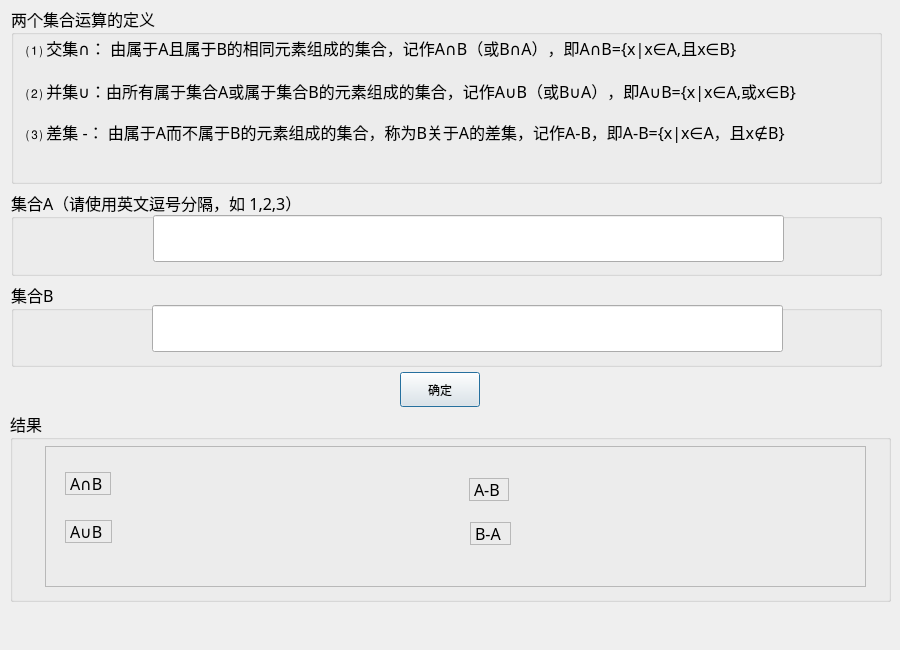
<?xml version="1.0" encoding="UTF-8"?>
<ui version="4.0">
 <class>ModuleThreeDialog</class>
 <widget class="QDialog" name="ModuleThreeDialog">
  <property name="geometry">
   <rect>
    <x>0</x>
    <y>0</y>
    <width>900</width>
    <height>650</height>
   </rect>
  </property>
  <property name="minimumSize">
   <size>
    <width>900</width>
    <height>650</height>
   </size>
  </property>
  <property name="maximumSize">
   <size>
    <width>900</width>
    <height>650</height>
   </size>
  </property>
  <property name="windowTitle">
   <string>求两个集合的各种运算</string>
  </property>
  <widget class="QGroupBox" name="groupBox_3">
   <property name="geometry">
    <rect>
     <x>10</x>
     <y>411</y>
     <width>881</width>
     <height>191</height>
    </rect>
   </property>
   <property name="font">
    <font>
     <family>微软雅黑</family>
     <pointsize>12</pointsize>
    </font>
   </property>
   <property name="title">
    <string>结果</string>
   </property>
   <widget class="QFrame" name="frame">
    <property name="geometry">
     <rect>
      <x>35</x>
      <y>35</y>
      <width>821</width>
      <height>141</height>
     </rect>
    </property>
    <property name="frameShape">
     <enum>QFrame::StyledPanel</enum>
    </property>
    <property name="frameShadow">
     <enum>QFrame::Sunken</enum>
    </property>
    <widget class="QLabel" name="label_4">
     <property name="geometry">
      <rect>
       <x>20</x>
       <y>26</y>
       <width>46</width>
       <height>23</height>
      </rect>
     </property>
     <property name="frameShape">
      <enum>QFrame::StyledPanel</enum>
     </property>
     <property name="frameShadow">
      <enum>QFrame::Sunken</enum>
     </property>
     <property name="text">
      <string>A∩B</string>
     </property>
    </widget>
    <widget class="QLabel" name="label_5">
     <property name="geometry">
      <rect>
       <x>20</x>
       <y>74</y>
       <width>47</width>
       <height>23</height>
      </rect>
     </property>
     <property name="frameShape">
      <enum>QFrame::StyledPanel</enum>
     </property>
     <property name="frameShadow">
      <enum>QFrame::Sunken</enum>
     </property>
     <property name="text">
      <string>A∪B</string>
     </property>
    </widget>
    <widget class="QLabel" name="label_6">
     <property name="geometry">
      <rect>
       <x>424</x>
       <y>32</y>
       <width>40</width>
       <height>23</height>
      </rect>
     </property>
     <property name="frameShape">
      <enum>QFrame::StyledPanel</enum>
     </property>
     <property name="frameShadow">
      <enum>QFrame::Sunken</enum>
     </property>
     <property name="text">
      <string>A-B</string>
     </property>
    </widget>
    <widget class="QLabel" name="label_7">
     <property name="geometry">
      <rect>
       <x>425</x>
       <y>76</y>
       <width>41</width>
       <height>23</height>
      </rect>
     </property>
     <property name="frameShape">
      <enum>QFrame::StyledPanel</enum>
     </property>
     <property name="frameShadow">
      <enum>QFrame::Sunken</enum>
     </property>
     <property name="text">
      <string>B-A</string>
     </property>
    </widget>
    <widget class="QWidget" name="">
     <property name="geometry">
      <rect>
       <x>80</x>
       <y>16</y>
       <width>281</width>
       <height>91</height>
      </rect>
     </property>
     <layout class="QVBoxLayout" name="verticalLayout_5">
      <item>
       <widget class="QLabel" name="intersectLabel">
        <property name="font">
         <font>
          <family>Segoe UI</family>
          <pointsize>13</pointsize>
         </font>
        </property>
        <property name="cursor">
         <cursorShape>ArrowCursor</cursorShape>
        </property>
        <property name="text">
         <string/>
        </property>
        <property name="alignment">
         <set>Qt::AlignLeading|Qt::AlignLeft|Qt::AlignVCenter</set>
        </property>
       </widget>
      </item>
      <item>
       <widget class="QLabel" name="mergeLabel">
        <property name="font">
         <font>
          <family>Segoe UI</family>
          <pointsize>13</pointsize>
         </font>
        </property>
        <property name="cursor">
         <cursorShape>ArrowCursor</cursorShape>
        </property>
        <property name="text">
         <string/>
        </property>
        <property name="alignment">
         <set>Qt::AlignLeading|Qt::AlignLeft|Qt::AlignVCenter</set>
        </property>
       </widget>
      </item>
     </layout>
    </widget>
    <widget class="QWidget" name="">
     <property name="geometry">
      <rect>
       <x>487</x>
       <y>19</y>
       <width>281</width>
       <height>91</height>
      </rect>
     </property>
     <layout class="QVBoxLayout" name="verticalLayout_7">
      <item>
       <widget class="QLabel" name="diffALabel">
        <property name="font">
         <font>
          <family>Segoe UI</family>
          <pointsize>13</pointsize>
         </font>
        </property>
        <property name="cursor">
         <cursorShape>ArrowCursor</cursorShape>
        </property>
        <property name="text">
         <string/>
        </property>
        <property name="alignment">
         <set>Qt::AlignLeading|Qt::AlignLeft|Qt::AlignVCenter</set>
        </property>
       </widget>
      </item>
      <item>
       <widget class="QLabel" name="diffBLabel">
        <property name="font">
         <font>
          <family>Segoe UI</family>
          <pointsize>13</pointsize>
         </font>
        </property>
        <property name="cursor">
         <cursorShape>ArrowCursor</cursorShape>
        </property>
        <property name="text">
         <string/>
        </property>
        <property name="alignment">
         <set>Qt::AlignLeading|Qt::AlignLeft|Qt::AlignVCenter</set>
        </property>
       </widget>
      </item>
     </layout>
    </widget>
   </widget>
  </widget>
  <widget class="QPushButton" name="okButton">
   <property name="geometry">
    <rect>
     <x>400</x>
     <y>372</y>
     <width>80</width>
     <height>35</height>
    </rect>
   </property>
   <property name="minimumSize">
    <size>
     <width>80</width>
     <height>35</height>
    </size>
   </property>
   <property name="maximumSize">
    <size>
     <width>16777215</width>
     <height>30</height>
    </size>
   </property>
   <property name="text">
    <string>确定</string>
   </property>
  </widget>
  <widget class="QWidget" name="">
   <property name="geometry">
    <rect>
     <x>11</x>
     <y>6</y>
     <width>871</width>
     <height>361</height>
    </rect>
   </property>
   <layout class="QVBoxLayout" name="verticalLayout_3">
    <item>
     <widget class="QGroupBox" name="groupBox">
      <property name="font">
       <font>
        <family>微软雅黑</family>
        <pointsize>12</pointsize>
       </font>
      </property>
      <property name="cursor">
       <cursorShape>OpenHandCursor</cursorShape>
      </property>
      <property name="title">
       <string>两个集合运算的定义</string>
      </property>
      <property name="flat">
       <bool>false</bool>
      </property>
      <property name="checkable">
       <bool>false</bool>
      </property>
      <widget class="QWidget" name="layoutWidget">
       <property name="geometry">
        <rect>
         <x>15</x>
         <y>24</y>
         <width>1201</width>
         <height>121</height>
        </rect>
       </property>
       <layout class="QVBoxLayout" name="verticalLayout_2">
        <item>
         <widget class="QLabel" name="label">
          <property name="font">
           <font>
            <family>微软雅黑</family>
           </font>
          </property>
          <property name="frameShape">
           <enum>QFrame::NoFrame</enum>
          </property>
          <property name="frameShadow">
           <enum>QFrame::Plain</enum>
          </property>
          <property name="text">
           <string>⑴ 交集∩： 由属于A且属于B的相同元素组成的集合，记作A∩B（或B∩A），即A∩B={x|x∈A,且x∈B}</string>
          </property>
         </widget>
        </item>
        <item>
         <widget class="QLabel" name="label_2">
          <property name="text">
           <string>⑵ 并集∪：由所有属于集合A或属于集合B的元素组成的集合，记作A∪B（或B∪A），即A∪B={x|x∈A,或x∈B}</string>
          </property>
          <property name="textFormat">
           <enum>Qt::PlainText</enum>
          </property>
         </widget>
        </item>
        <item>
         <widget class="QLabel" name="label_3">
          <property name="text">
           <string>⑶ 差集 -： 由属于A而不属于B的元素组成的集合，称为B关于A的差集，记作A-B，即A-B={x|x∈A，且x∉B}</string>
          </property>
          <property name="textFormat">
           <enum>Qt::RichText</enum>
          </property>
         </widget>
        </item>
       </layout>
      </widget>
     </widget>
    </item>
    <item>
     <layout class="QVBoxLayout" name="verticalLayout">
      <item>
       <widget class="QGroupBox" name="groupBox_2">
        <property name="font">
         <font>
          <family>微软雅黑</family>
          <pointsize>12</pointsize>
         </font>
        </property>
        <property name="title">
         <string>集合A（请使用英文逗号分隔，如 1,2,3）</string>
        </property>
        <widget class="QLineEdit" name="setALineEdit">
         <property name="geometry">
          <rect>
           <x>142</x>
           <y>25</y>
           <width>631</width>
           <height>47</height>
          </rect>
         </property>
         <property name="font">
          <font>
           <family>黑体</family>
          </font>
         </property>
         <property name="toolTip">
          <string/>
         </property>
         <property name="text">
          <string/>
         </property>
         <property name="maxLength">
          <number>255</number>
         </property>
         <property name="frame">
          <bool>true</bool>
         </property>
        </widget>
       </widget>
      </item>
      <item>
       <widget class="QGroupBox" name="groupBox_4">
        <property name="font">
         <font>
          <family>微软雅黑</family>
          <pointsize>12</pointsize>
         </font>
        </property>
        <property name="title">
         <string>集合B</string>
        </property>
        <widget class="QLineEdit" name="setBLineEdit">
         <property name="geometry">
          <rect>
           <x>141</x>
           <y>23</y>
           <width>631</width>
           <height>47</height>
          </rect>
         </property>
         <property name="font">
          <font>
           <family>黑体</family>
          </font>
         </property>
         <property name="toolTip">
          <string/>
         </property>
         <property name="text">
          <string/>
         </property>
         <property name="maxLength">
          <number>255</number>
         </property>
         <property name="frame">
          <bool>true</bool>
         </property>
        </widget>
       </widget>
      </item>
     </layout>
    </item>
   </layout>
  </widget>
 </widget>
 <resources>
  <include location="../res.qrc"/>
 </resources>
 <connections/>
</ui>
